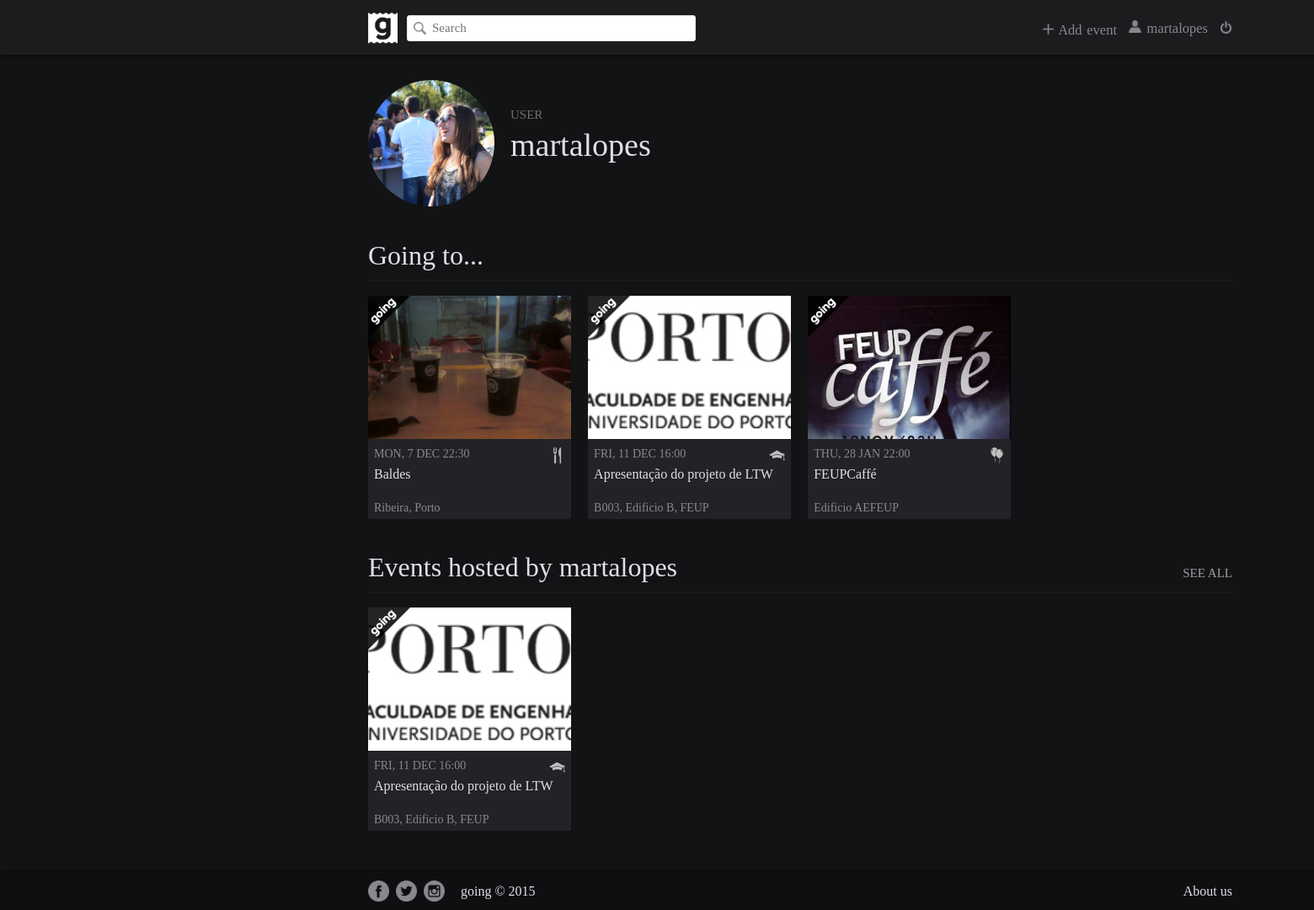
The page /index.php?page=profile&userid=16 (signed in) on the database as committed earlier.
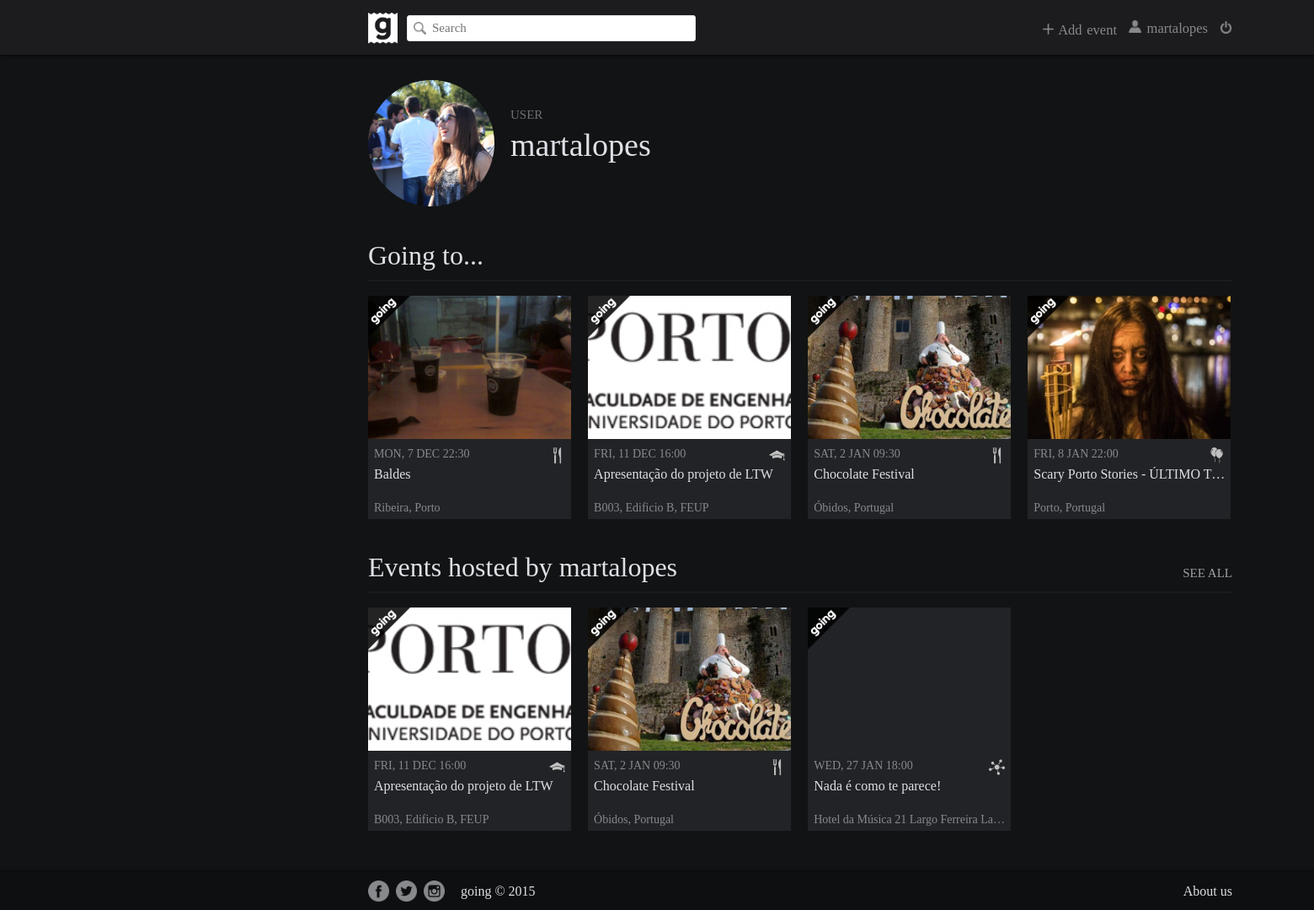
The same page on the database as committed later.
### tables this page shows
CREATE TABLE Events (
	eventID INTEGER PRIMARY KEY AUTOINCREMENT,
	host INTEGER NOT NULL REFERENCES Users(userID),
	banner TEXT,
	name TEXT NOT NULL,
	eventDate DATE NOT NULL,
	location TEXT NOT NULL,
	description TEXT,
	private BOOLEAN,
	type TEXT NOT NULL
);

### database/upcomingevents.php (called while the page is built, shortened)
<?php
    include_once('connection_external.php');
    include('utilities.php');
    function sortFunction( $a, $b ) {
	    return strtotime($a['eventDate']) - strtotime($b['eventDate']);
	}
	function getUserUpcomingEvents($user_id) {
		global $db;
		$stmt = $db->prepare('SELECT * FROM EventGuests WHERE userID = ? AND status = ?');
		$stmt->execute(array($user_id, "going"));
		$events = $stmt->fetchAll();
	  	$upcoming_events = array();
		if (!empty($events)) {
			$today = date("Y-m-d H:i");
			foreach ($events as $event) {
				$event_info = getEventByID($event['eventID']);
				if ($event_info['eventDate'] > $today)
					$upcoming_events[] = $event_info;
			}
		}
		usort($upcoming_events, "sortFunction");
		return $upcoming_events;
	}
?>

### database/utilities.php (called while the page is built, shortened)
<?php
	function getEventByID($event_id) {
		global $db;
		$stmt = $db->prepare('SELECT * FROM Events WHERE eventID = ?');
		$stmt->execute(array($event_id));
		return $stmt->fetch();
	}
	function isUserGoing($user_id, $event_id) {
		global $db;
		$stmt = $db->prepare('SELECT * FROM EventGuests WHERE eventID = ? AND userID = ?');
		$stmt->execute(array($event_id, $user_id));
		if (!$stmt->fetch())
			return false;
		else
			return true;
	}
	function getEventsbyHost($userid) {
		global $db;
		$stmt = $db->prepare('SELECT * FROM Events WHERE host = ?');
		$stmt->execute(array($userid));
		$events = $stmt->fetchAll();
		$results = array();
		foreach ($events as $event) {
			if (!$event["private"] || isUserGoing($_SESSION['userID'], $event['eventID']))
				$results[] = $event;
		}
		usort($results, "sortFunction");
		return $results;
	}
?>

### pages/userprofile.php (the view, shortened to what the changed rows need)
	<link rel="stylesheet" href="css/userprofile.css">
	<link rel="stylesheet" href="css/navbar.css">
</head>
<div id="container">
<body>
	<?php
		include('database/upcomingevents.php');
		$username = getUsernamebyID($userid);
		$userevents = getUserUpcomingEvents($userid);
		$hosted_events = getEventsbyHost($userid);
		$upcomingevents = array();
		foreach ($userevents as $event) {
			if (!$event["private"] || isUserGoing($_SESSION['userID'], $event['eventID']))
				$upcomingevents[] = $event;
		}
	?>
	<div id="user-going-events">
  		<?php
			if (empty($upcomingevents)) {
				echo '<div class="no-upcoming-events">';
				echo $username;
				echo ' has no upcoming events.</div>';
			} else
				foreach (array_slice($upcomingevents, 0, 4) as $event) {
					$event['going'] = isUserGoing($_SESSION['userID'], $event['eventID']);
		?>
		<div class="user-event-container">
			<div class="user-event-banner" style='background: url("<?php echo $event['banner']?>") 50% 50% no-repeat; background-size: cover;'>
				<?php if ($event['going']) {?>
				<div class="going-label"><img src="images/goingLabel.png" height="50" width="50"></div>
				<?php } ?>
			</div>
			<div class="user-event-type"><img src="images/<?php echo $event['type']?>.png" height="19" width="19" title="<?php echo $event['type']?>"></div>
			<div class="user-event-date"><?php echo strtoupper(date("D, j M H:i", strtotime($event['eventDate'])))?></div>
			<div class="user-event-name"><a title="<?php echo $event['name'] ?>" href="index.php?page=event&id=<?php echo $event['eventID'] ?>"><?php echo $event['name'] ?></a></div>
			<div class="user-event-location" title="<?php echo $event['location'] ?>"><?php echo $event['location'] ?></div>
		</div>
		<?php } ?>
		</div>
		<div id="user-hosted-events">
	  		<?php
				if (empty($hosted_events)) {
					echo '<div class="no-upcoming-events">';
					echo $username;
					echo ' is not hosting any event.</div>';
				} else
					foreach (array_slice($hosted_events, 0, 4) as $event) {
						$event['going'] = isUserGoing($_SESSION['userID'], $event['eventID']);
			?>
			<div class="user-event-container">
				<div class="user-event-banner" style='background: url("<?php echo $event['banner']?>") 50% 50% no-repeat; background-size: cover;'>
					<?php if ($event['going']) {?>
					<div class="going-label"><img src="images/goingLabel.png" height="50" width="50"></div>
					<?php } ?>
				</div>
				<div class="user-event-type"><img src="images/<?php echo $event['type']?>.png" height="19" width="19" title="<?php echo $event['type']?>"></div>
				<div class="user-event-date"><?php echo strtoupper(date("D, j M H:i", strtotime($event['eventDate'])))?></div>
				<div class="user-event-name"><a title="<?php echo $event['name'] ?>" href="index.php?page=event&id=<?php echo $event['eventID'] ?>"><?php echo $event['name'] ?></a></div>
				<div class="user-event-location" title="<?php echo $event['location'] ?>"><?php echo $event['location'] ?></div>
			</div>
			<?php } ?>
		</div>
	</div>

Rows that differ between the two databases and show on the page:
no longer on this page (row unchanged): events: banner (picture), type (picture), eventDate "THU, 28 JAN 22:00", name "FEUPCaffé", location "Edificio AEFEUP"
added events: banner (picture), type (picture), eventDate "SAT, 2 JAN 09:30", name "Chocolate Festival", location "Óbidos, Portugal"
added events: banner (picture), type (picture), eventDate "FRI, 8 JAN 22:00", name "Scary Porto Stories - ÚLTIMO T…", location "Porto, Portugal"
added events: type (picture), eventDate "WED, 27 JAN 18:00", name "Nada é como te parece!", location "Hotel da Música 21 Largo Ferreira La…"
